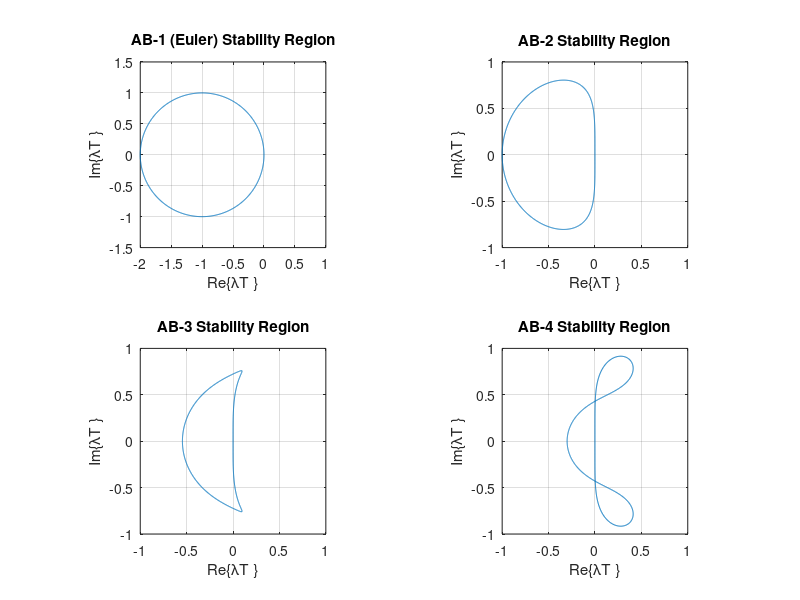

This chart was generated by the following MATLAB code:
r=1;
theta=linspace(0,2*pi,1001);
z=r*exp(j*theta);
clf


w=(z-1);
subplot(221)
plot(real(w),imag(w))
title('AB-1 (Euler) Stability Region')
xlabel('Re\{{\lambda}T \}')
ylabel('Im\{{\lambda}T \}')
axis([-2 1 -1.5 1.5])
axis square
grid on


w=2*z.*(z-1)./(3*z-1);
subplot(222)
plot(real(w),imag(w))
title('AB-2 Stability Region')
xlabel('Re\{{\lambda}T \}')
ylabel('Im\{{\lambda}T \}')
axis([-1 1 -1 1])
axis square
grid on


w=12*(z.^2).*(z-1)./(23*(z.^2)-16*z+5);
subplot(223)
plot(real(w),imag(w))
title('AB-3 Stability Region')
xlabel('Re\{{\lambda}T \}')
ylabel('Im\{{\lambda}T \}')
axis([-1 1 -1 1])
axis square
grid on


w=24*(z.^3).*(z-1)./(55*(z.^3)-59*(z.^2)+37*z-9);
subplot(224)
plot(real(w),imag(w))
title('AB-4 Stability Region')
xlabel('Re\{{\lambda}T \}')
ylabel('Im\{{\lambda}T \}')
axis([-1 1 -1 1])
axis square
grid on